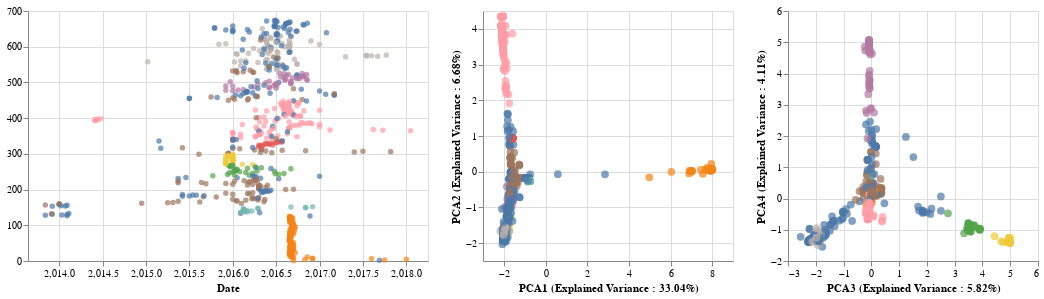

The cell this chart's notebook holds for it:
### Markdown cell above
# HDBSCAN Output

### Code cell
list_of_chart = linking_tree_with_plots_clickable(merged_pca_df,['pca1','pca2','pca3','pca4'],
                                         ['PCA1 (Explained Variance : {}%'.format(round(explained_variance_PCA[0]*100,2)) + ")",
                                          'PCA2 (Explained Variance : {}%'.format(round(explained_variance_PCA[1]*100,2)) + ")",
                                          'PCA3 (Explained Variance : {}%'.format(round(explained_variance_PCA[2]*100,2)) + ")",
                                          'PCA4 (Explained Variance : {}%'.format(round(explained_variance_PCA[3]*100,2)) + ")"],
                                         "pca_label:N",["pca_label"], ['strain'])
PCAFluBrush = list_of_chart[0]|list_of_chart[1]|list_of_chart[2]

PCAFluBrush
#PCAFluBrush.save("docs/PCA" + virus_name + "Brush.html")

### Figure 1 — Vega-Lite specification as saved in the notebook (floating-point values rounded to 4 significant figures; data arrays with more than 128 entries replaced by an {"elided": "..."} marker saying what was removed)
{"config": {"view": {"continuousWidth": 400, "continuousHeight": 300}}, "hconcat": [{"mark": "circle", "encoding": {"color": {"condition": {"type": "nominal", "field": "pca_label", "legend": null, "selection": "selector008"}, "value": "lightgray"}, "tooltip": [{"type": "nominal", "field": "strain"}], "x": {"type": "quantitative", "field": "date", "scale": {"domain": [2014.0, 2018.0]}, "title": "Date"}, "y": {"type": "quantitative", "field": "y", "title": ""}}, "height": 250, "selection": {"selector008": {"type": "multi", "fields": ["pca_label"]}}, "width": 400}, {"mark": {"type": "circle", "size": 60}, "encoding": {"color": {"condition": {"type": "nominal", "field": "pca_label", "legend": null, "selection": "selector008"}, "value": "lightgray"}, "tooltip": [{"type": "nominal", "field": "strain"}], "x": {"type": "quantitative", "field": "pca1", "title": "PCA1 (Explained Variance : 33.04%)"}, "y": {"type": "quantitative", "field": "pca2", "title": "PCA2 (Explained Variance : 6.68%)"}}, "height": 250, "selection": {"selector008": {"type": "multi", "fields": ["pca_label"]}}, "width": 250}, {"mark": {"type": "circle", "size": 60}, "encoding": {"color": {"condition": {"type": "nominal", "field": "pca_label", "legend": null, "selection": "selector008"}, "value": "lightgray"}, "tooltip": [{"type": "nominal", "field": "strain"}], "x": {"type": "quantitative", "field": "pca3", "title": "PCA3 (Explained Variance : 5.82%)"}, "y": {"type": "quantitative", "field": "pca4", "title": "PCA4 (Explained Variance : 4.11%)"}}, "height": 250, "selection": {"selector008": {"type": "multi", "fields": ["pca_label"]}}, "width": 250}], "data": {"name": "data-69cab1cc43c5ece8f3aaf9d7e02f6390"}, "$schema": "https://vega.github.io/schema/vega-lite/v4.8.1.json", "datasets": {"data-69cab1cc43c5ece8f3aaf9d7e02f6390": {"elided": "674 records"}}}
